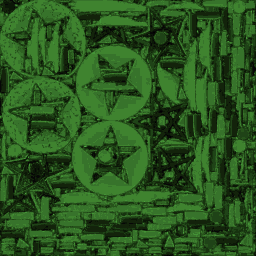
#> input picture Assets/Resources/ExperimentalPickups/PINVA0/PINVA0_albedo.png, 256 x 256 px
$ python make_pinv_emission.py
#> lines starting #> are read from the running program, lines starting #| are printed output that depends on the picture; after the words box and inside, x2 and y2 are one past the last pixel; in counts of white or black regions, pixels touching at a corner belong together
"""Emission mask for PINVA0: the green glass shell glows steady, the
pentagram engraving (dark grooves) stays dark.

Same instrument as make_soul_emission.py — purely chromatic split, no
mesh-height zone: the shell quantized to greens at lum 63-123, the grooves
to lum 18-51 (R channel = mask, alpha 255).

Usage: python Tools/make_pinv_emission.py
(reads and writes Assets/Resources/ExperimentalPickups/PINVA0/)
"""
import numpy as np
from PIL import Image
from pathlib import Path

REPO = Path(__file__).resolve().parent.parent
dst = REPO / "Assets" / "Resources" / "ExperimentalPickups" / "PINVA0"

albedo = np.asarray(Image.open(dst / "PINVA0_albedo.png").convert("RGBA"))
#> albedo is the input picture: shape (256, 256, 4); mean R, G, B, A 41.3, 86.4, 30.4, 254.6
r = albedo[..., 0].astype(np.int16)
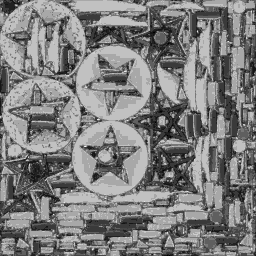
#> r: shape (256, 256) int16; min 0, max 83, mean 41.3; drawn with min black and max white
g = albedo[..., 1].astype(np.int16)
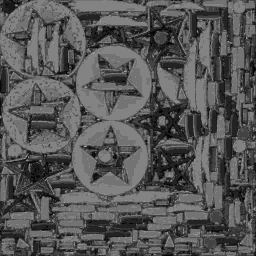
#> g: shape (256, 256) int16; min 0, max 175, mean 86.4
b = albedo[..., 2].astype(np.int16)
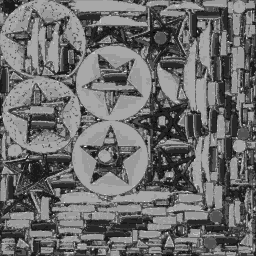
#> b: shape (256, 256) int16; min 0, max 71, mean 30.4; drawn with min black and max white
lum = 0.299 * r + 0.587 * g + 0.114 * b
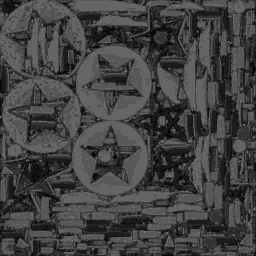
#> lum: shape (256, 256) float64; min 0, max 135.6, mean 66.5

# Glass: green-led and bright enough that the engraving's near-black
# greens (lum <= 51 in the quantized palette) never pass.
glass = (g > r) & (g > b) & (lum > 55)
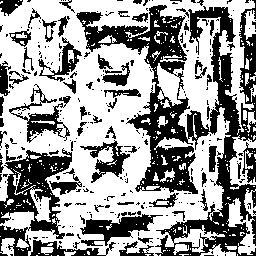
#> glass: shape (256, 256) bool; 60.4% white; 288 black regions (228 under 20 px), largest, box (x1, y1, x2, y2) and area: (76, 0, 256, 256) 13576, (0, 148, 72, 256) 3284, (80, 214, 163, 246) 1126

out = np.zeros(albedo.shape[:2] + (4,), dtype=np.uint8)
out[..., 0] = np.where(glass, 255, 0)
out[..., 3] = 255
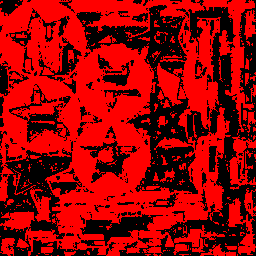
#> out: shape (256, 256, 4); mean of channels 0, 1, 2, 3 154.1, 0, 0, 255; drawn as R, G, B
Image.fromarray(out).save(dst / "PINVA0_emission.png")
print(f"glass texels {int(glass.sum())} / {glass.size}, "
      f"mask -> PINVA0_emission.png")
#| glass texels 39614 / 65536, mask -> PINVA0_emission.png
